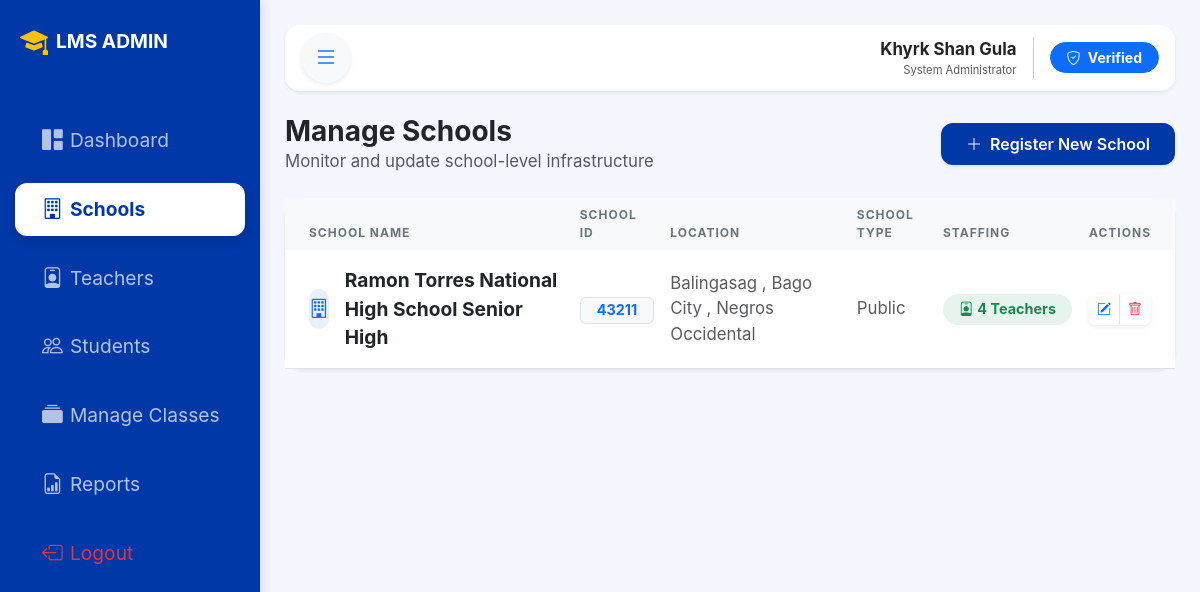
/admin/manage_schools.php (signed in), run on the app's committed database.
### tables this page shows
CREATE TABLE `schools` (
  `school_id` int(11) NOT NULL,
  `school_id_code` varchar(20) NOT NULL,
  `school_name` varchar(100) NOT NULL,
  `school_type` enum('Public','Private') DEFAULT 'Public',
  `school_address` text DEFAULT NULL,
  `created_at` timestamp NOT NULL DEFAULT current_timestamp()
);

### admin/manage_schools.php (the view, shortened to what this page needs)
<?php
include '../db_connection.php';
?>
<!DOCTYPE html>
<html lang="en">
<head>
    <link href="https://cdn.jsdelivr.net/npm/bootstrap@5.3.0/dist/css/bootstrap.min.css" rel="stylesheet">
    <link rel="stylesheet" href="https://cdn.jsdelivr.net/npm/bootstrap-icons@1.11.0/font/bootstrap-icons.css">
    <link rel="stylesheet" href="style.css">
</head>
<body>
    <?php include 'sidebar.php'; ?>
    <div id="main-wrapper">
        <nav class="navbar navbar-expand bg-white shadow-sm mb-4 px-3">
            <button class="btn btn-light rounded-circle shadow-sm" id="toggle-btn">
                <i class="bi bi-list fs-4 text-primary"></i>
            </button>
            <div class="ms-auto d-flex align-items-center">
                <div class="text-end me-3 d-none d-md-block">
                    <p class="mb-0 small fw-bold"><?php echo $_SESSION['full_name']; ?></p>
                    <p class="mb-0 text-muted" style="font-size: 0.7rem;">System Administrator</p>
                </div>
                <button class="btn btn-primary rounded-pill px-3 btn-sm fw-bold">
                    <i class="bi bi-shield-check me-1"></i> Verified
                </button>
            </div>
        </nav>
        <div class="d-flex justify-content-between align-items-center mb-4">
            <div>
                <h3 class="fw-bold mb-0 text-dark">Manage Schools</h3>
                <p class="text-muted small mb-0">Monitor and update school-level infrastructure</p>
            </div>
            <button class="btn btn-add px-4 py-2 shadow-sm" data-bs-toggle="modal" data-bs-target="#addSchoolModal">
                <i class="bi bi-plus-lg me-2"></i>Register New School
            </button>
        </div>
        <div class="card school-card shadow-sm border-0">
            <div class="card-body p-0">
                <div class="table-responsive">
                    <table class="table table-hover align-middle mb-0">
                        <thead>
                            <tr>
                                <th class="ps-4">School Name</th>
                                <th>School ID</th>
                                <th>Location</th>
                                <th>School Type</th>
                                <th>Staffing</th>
                                <th class="text-end pe-4">Actions</th>
                            </tr>
                        </thead>
                        <tbody>
                            <?php
                            $sql = "SELECT s.*, (SELECT COUNT(*) FROM teachers t WHERE t.school_id = s.school_id) as teacher_count
                                    FROM schools s ORDER BY s.school_name ASC";
                            $result = mysqli_query($conn, $sql);
                            while($row = mysqli_fetch_assoc($result)) {
                                echo "<tr>
                                    <td class='ps-4'>
                                        <div class='d-flex align-items-center py-2'>
                                            <div class='icon-box-sm bg-primary bg-opacity-10 text-primary me-3'>
                                                <i class='bi bi-building'></i>
                                            </div>
                                            <span class='fw-bold'>".$row['school_name']."</span>
                                        </div>
                                    </td>
                                    <td><span class='badge bg-light text-primary border px-3'>".$row['school_id_code']."</span></td>
                                    <td class='text-muted small'>".$row['school_address']."</td>
                                     <td class='text-muted small'>".$row['school_type']."</td>
                                    <td>
                                        <span class='badge bg-success bg-opacity-10 text-success px-3 py-2 rounded-pill'>
                                            <i class='bi bi-person-badge me-1'></i>".$row['teacher_count']." Teachers
                                        </span>
                                    </td>
                                    <td class='text-end pe-4'>
                                        <div class='btn-group shadow-sm rounded-3'>
                                            <button class='btn btn-white btn-sm border-end text-primary'><i class='bi bi-pencil-square'></i></button>
                                            <a href='manage_schools.php?delete=".$row['school_id']."'
                                               onclick=\"return confirm('Confirm deletion? This will affect linked data.')\"
                                               class='btn btn-white btn-sm text-danger'><i class='bi bi-trash'></i></a>
                                        </div>
                                    </td>
                                </tr>";
                            }
                            ?>
                        </tbody>
                    </table>
                </div>
            </div>
        </div>
    </div>
</html>

### admin/style.css (style rules this page uses)
:root { --bg-dark: #0038a8; --accent: #ffffff; --text-gray: #94a3b8; --sidebar-width: 260px; --sidebar-collapsed-width: 80px; }
#main-wrapper { margin-left: var(--sidebar-width); transition: all 0.3s ease; padding: 25px; background-color: #f4f7fe; min-height: 100vh; }

### admin/manage_schools.php (style rules this page uses)
:root { --deped-blue: #0038a8; --sidebar-width: 260px; --sidebar-collapsed-width: 80px; }
body { background-color: #f4f7fe; font-family: 'Inter', sans-serif; overflow-x: hidden; font-size: larger; }
#main-wrapper { margin-left: var(--sidebar-width); padding: 25px; transition: all 0.3s ease; min-height: 100vh; }
.navbar { border-radius: 15px; }
.school-card { border: none; border-radius: 20px; }
.btn-add { background-color: var(--deped-blue); color: white; border-radius: 12px; font-weight: 600; transition: 0.3s; }
.table thead th { background-color: #f8f9fa; color: #6c757d; font-size: 0.75rem; text-transform: uppercase; border: none; letter-spacing: 1px; }
.icon-box-sm { width: 40px; height: 40px; display: flex; align-items: center; justify-content: center; border-radius: 10px; }

### data on the page
schools: school_name "Ramon Torres National High School Senior High", school_id_code "43211", school_address "Balingasag , Bago City , Negros Occidental", school_type "Public", teacher_count "4"

### other printed values
$_SESSION['full_name'] "Khyrk Shan Gula"
